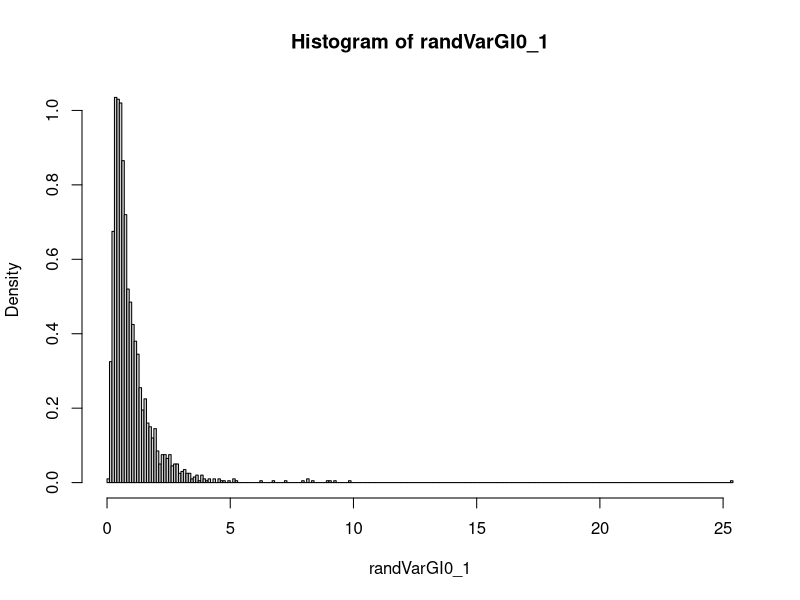
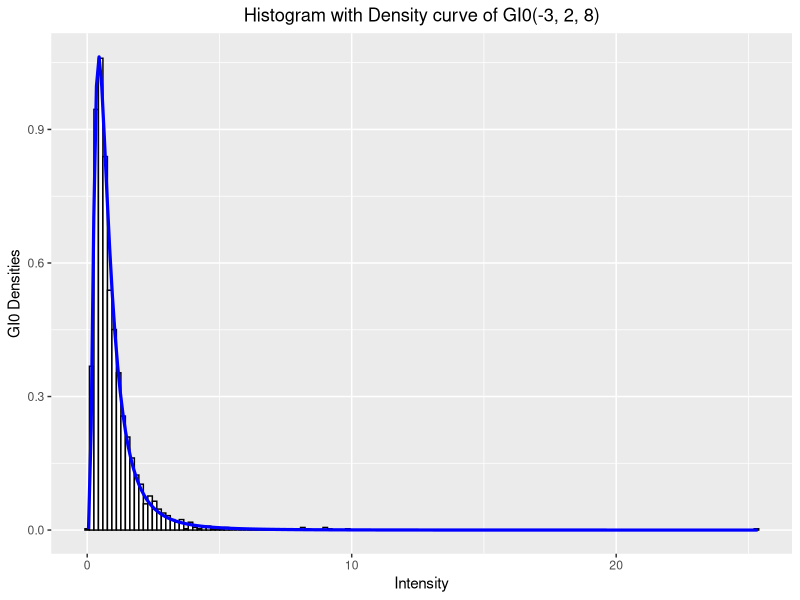
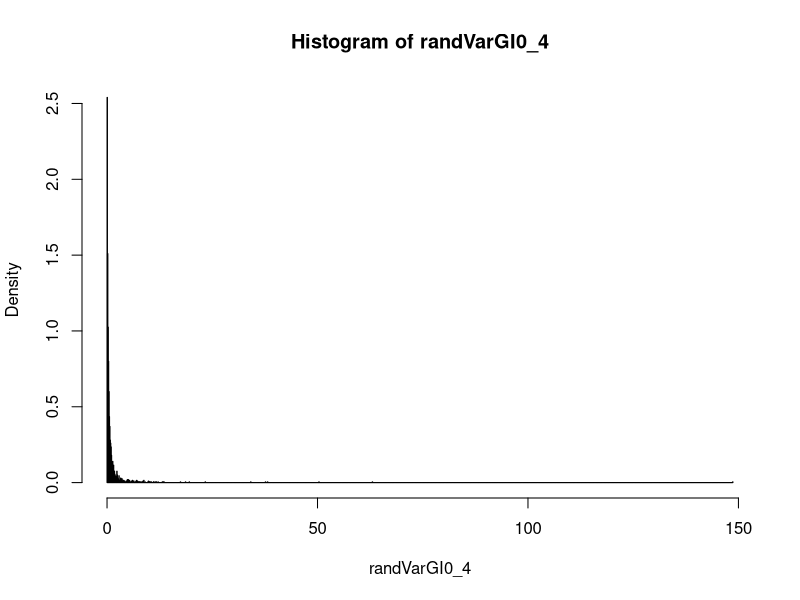
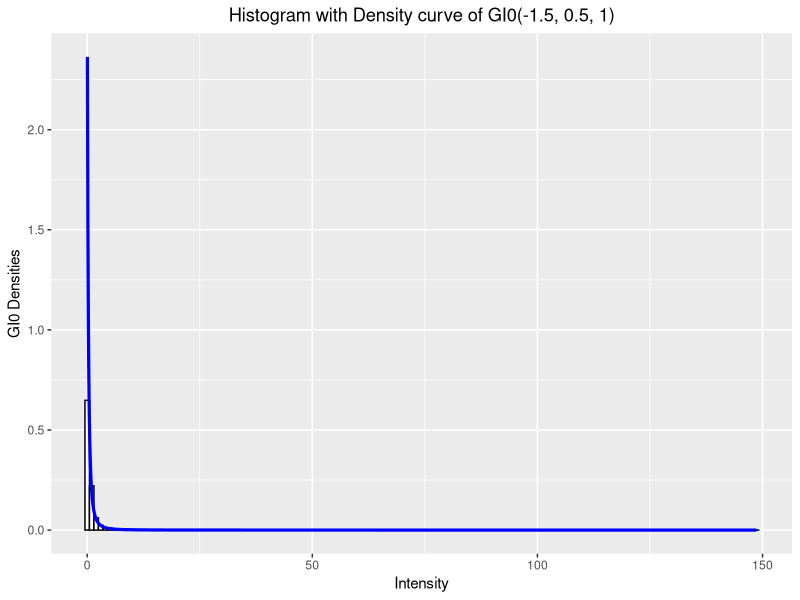
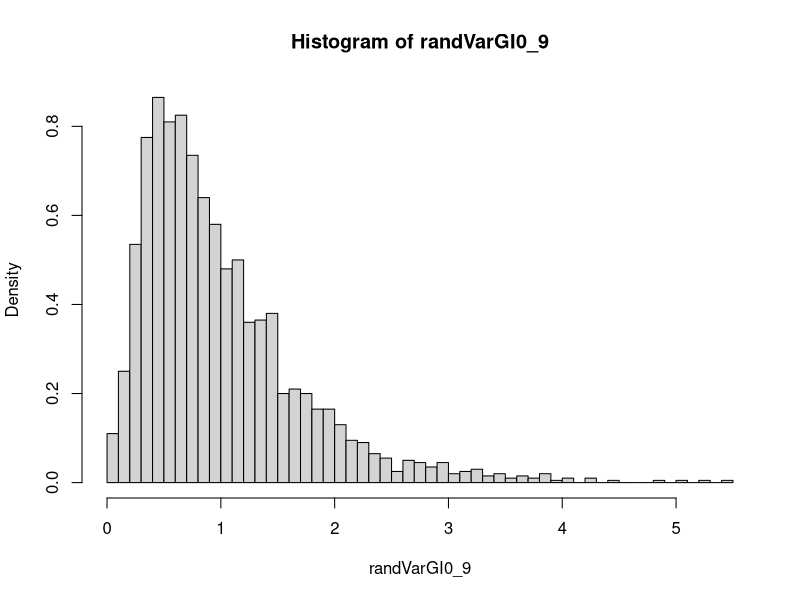
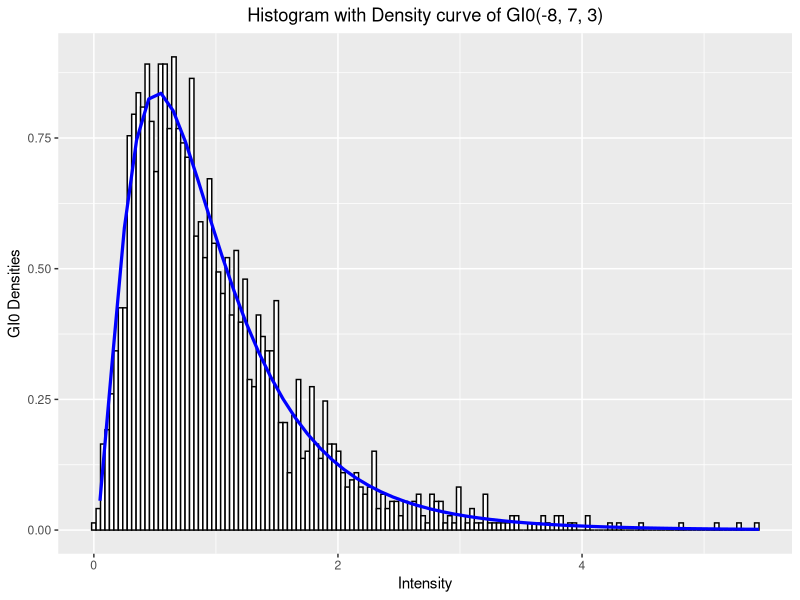
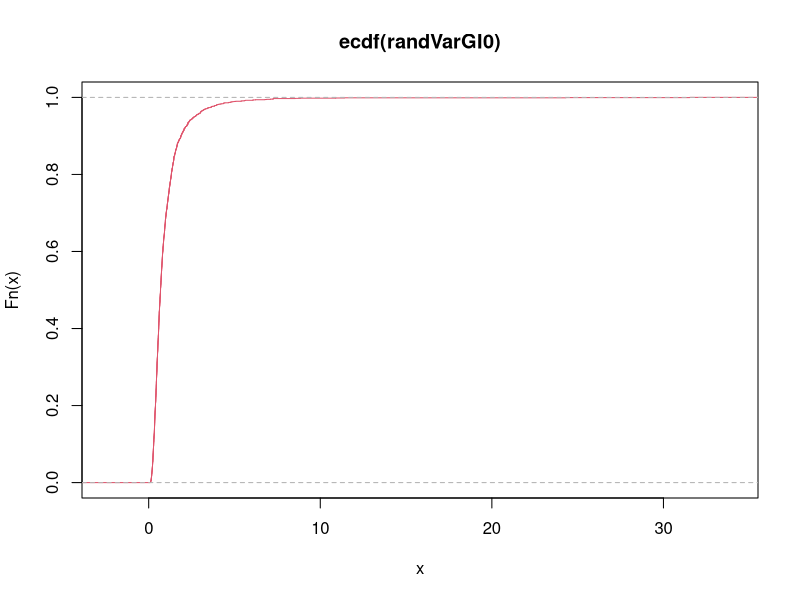
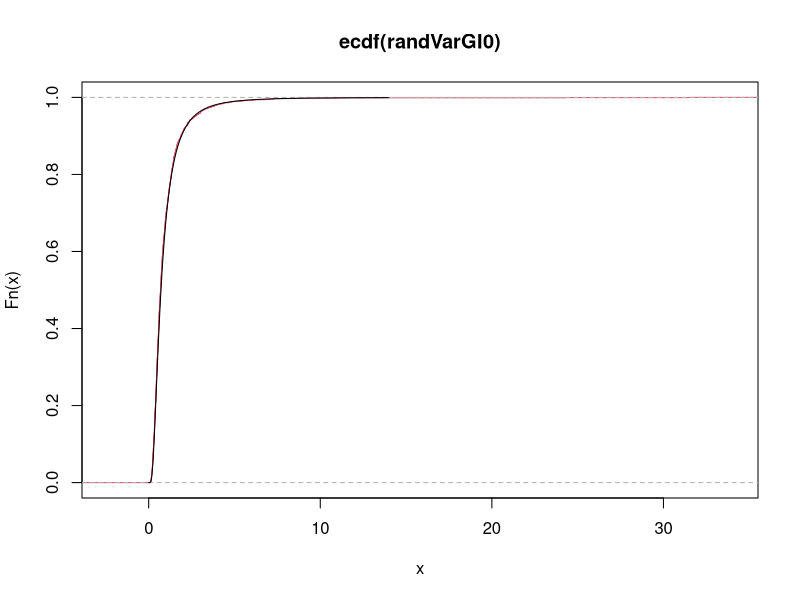

Recreate these plots in R, in order.
## ---- chunk 1
library(ggplot2)
## ---- chunk 2

randGI0 <- function(n, alpha, gamma, Looks) {
  
  X = rgamma(n, shape = -alpha, rate = gamma)
  Y = rgamma(n, shape = Looks, rate = Looks)
  
  return (Y/X)
  
}

## ---- chunk 3
densGI0 <- function(x, alpha, gamma, Looks) {
  
  return(((Looks^Looks * gamma(Looks-alpha))/ (gamma^alpha * gamma(Looks) * gamma(-alpha))) *
    (x^(Looks-1) / (gamma + Looks * x)^(Looks-alpha)))
  
}
## ---- chunk 4

randVarGI0_1 <- randGI0(2000, -3, 2, 8)

hist1 <- hist(randVarGI0_1, probability = TRUE, breaks = "FD")
densd1 <- densGI0(hist1$mids, -3, 2, 8)
#lines(hist1$mids, densd1)

qplot (xlab="Intensity", ylab="GI0 Densities") + 
  ggtitle("Histogram with Density curve of GI0(-3, 2, 8)") +
  theme(plot.title = element_text(hjust=0.5)) +
  geom_histogram(aes(randVarGI0_1, y=..density..), fill="white", bins = 150, color="black") +
  geom_line(aes(hist1$mids, densd1), size=1.1, color="blue")

## ---- chunk 5

randVarGI0_4 <- randGI0(2000, -1.5, 0.5, 1)

hist4 <- hist(randVarGI0_4, probability = TRUE, breaks = "FD")
densd4 <- densGI0(hist4$mids, -1.5, 0.5, 1)
#lines(hist4$mids, densd4)

qplot (xlab="Intensity", ylab="GI0 Densities") + 
  ggtitle("Histogram with Density curve of GI0(-1.5, 0.5, 1)") +
  theme(plot.title = element_text(hjust=0.5)) +
  geom_histogram(aes(randVarGI0_4, y=..density..), fill="white", bins = 150, color="black") +
  geom_line(aes(hist4$mids, densd4), size=1.1, color="blue")

## ---- chunk 6

randVarGI0_9 <- randGI0(2000, -8, 7, 3)

hist9 <- hist(randVarGI0_9, probability = TRUE, breaks = "FD")
densd9 <- densGI0(hist9$mids, -8, 7, 3)
#lines(hist6$mids, densd9)

qplot (xlab="Intensity", ylab="GI0 Densities") + 
  ggtitle("Histogram with Density curve of GI0(-8, 7, 3)") +
  theme(plot.title = element_text(hjust=0.5)) +
  geom_histogram(aes(randVarGI0_9, y=..density..), fill="white", bins = 150, color="black") +
  geom_line(aes(hist9$mids, densd9), size=1.1, color="blue")

## ---- chunk 7

 cdfGI0 <- function(x, alpha, gamma, Looks) {
   
   p = pf(q = (-alpha/gamma)*(x), df1 = 2*Looks, df2 = -2*alpha)
   
   return (p)
 }

## ---- chunk 8
 randVarGI0 <- randGI0(2000, -3, 2, 8)
 seqx <- seq(from = 0.001, to = 14.000, by = 0.01)
 plot(ecdf(randVarGI0), col=2)
## ---- chunk 9
seqx <- seq(from = 0.001, to = 14.000, by = 0.01)
 plot(ecdf(randVarGI0), col=2)
 lines(seqx, cdfGI0(seqx,-3, 2, 8))
## ---- chunk 10

randGI0_2 <- function(n, alpha, gamma, Looks) {
  
  U <- runif(n)
  q = qf(p = U, df1 = 2*Looks, df2 = -2*alpha)
  
  return ((-gamma/alpha)*(q))
  
}

## ---- chunk 11

randVarGI0_2 <- randGI0_2(2000, -3, 2, 3)

hist2 <- hist(randVarGI0_2, probability = TRUE, breaks = "FD")
densd2 <- densGI0(hist2$mids, -3, 2, 3)
#lines(hist2$mids, densd2)

qplot (xlab="Intensity", ylab="GI0 Densities") + 
  ggtitle("Histogram with Density curve of GI0(-3, 2, 3)") +
  theme(plot.title = element_text(hjust=0.5)) +
  geom_histogram(aes(randVarGI0_2, y=..density..), fill="white", bins = 150, color="black") +
  geom_line(aes(hist2$mids, densd2), size=1.1, color="red")

## ---- chunk 12

randVarGI0_7 <- randGI0_2(2000, -1.5, 0.5, 3)

hist7 <- hist(randVarGI0_7, probability = TRUE, breaks = "FD")
densd7 <- densGI0(hist7$mids, -1.5, 0.5, 3)
#lines(hist7$mids, densd7)

qplot (xlab="Intensity", ylab="GI0 Densities") + 
  ggtitle("Histogram with Density curve of GI0(-1.5, 0.5, 3)") +
  theme(plot.title = element_text(hjust=0.5)) +
  geom_histogram(aes(randVarGI0_7, y=..density..), fill="white", bins = 150, color="black") +
  geom_line(aes(hist7$mids, densd7), size=1.1, color="red")

## ---- chunk 13

randVarGI0_6 <- randGI0_2(2000, -8, 7, 1)

hist6 <- hist(randVarGI0_6, probability = TRUE, breaks = "FD")
densd6 <- densGI0(hist6$mids, -8, 7, 1)
#lines(hist6$mids, densd6)

qplot (xlab="Intensity", ylab="GI0 Densities") + 
  ggtitle("Histogram with Density curve of GI0(-8, 7, 1)") +
  theme(plot.title = element_text(hjust=0.5)) +
  geom_histogram(aes(randVarGI0_6, y=..density..), fill="white", bins = 150, color="black") +
  geom_line(aes(hist6$mids, densd6), size=1.1, color="red")

